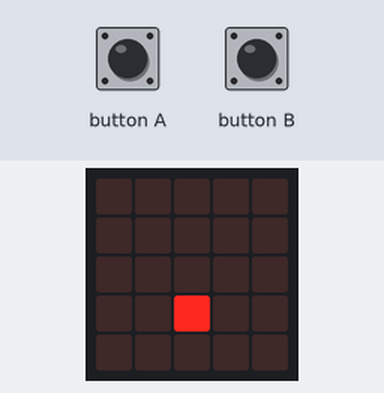
A program run on a simulated BBC micro:bit (MakeCode). On the bench: the board's 5×5 LED display. The inputs (shaded band) are chosen by the test bench. The 48×5 strip is a reading aid, not a part: it shows the text the display is scrolling, unrolled, one strip-width of it at a time.

Above: at 14.7 s.
14.8 s: button A pressed for 0.15 s
At 16.1 s:
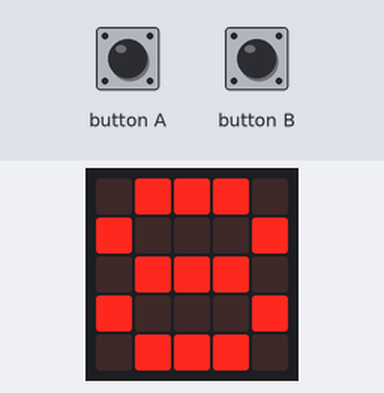
16.7 s: button B pressed for 0.15 s
19.8 s: button A pressed for 1 s
At 21.0 s:
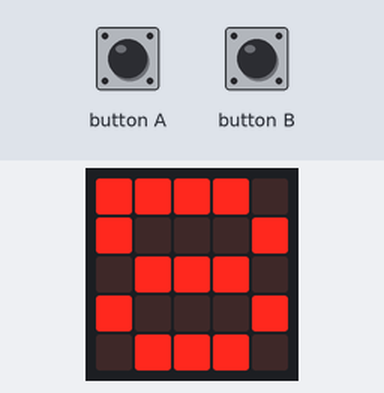
23.8 s: button A pressed for 3.2 s
At 27.9 s:
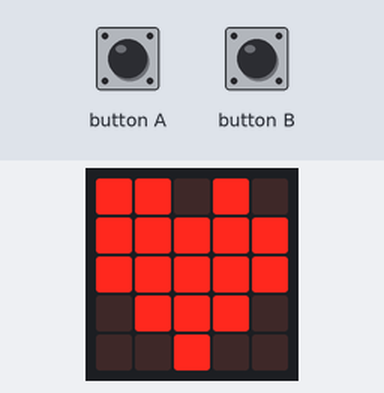
28.5 s: button B pressed for 1 s
At 29.9 s:
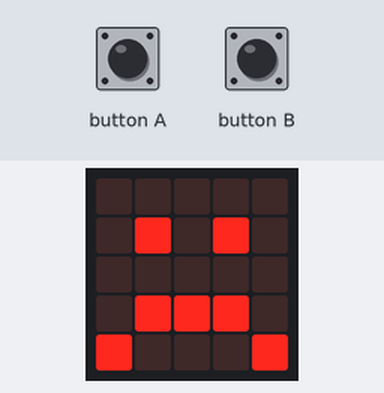

Measured:
- after the input at 14.8 s, the display: first changes at once (image 1 shows a later state)
- after the input at 16.7 s, every drawn part: stays the same
- after the input at 19.8 s, the display: changes at once (image 2)
- after the input at 23.8 s, the display: first changes at once (image 3 shows a later state)
- after the input at 28.5 s, the display: changes at once (image 4)

The program:

main.ts
```typescript
input.onButtonPressed(Button.A, function () {
    for (let i = 0; i <= 9; i++) {
        basic.showNumber(8)
    }
})
let a = "gnoumace sylla"
basic.showString(a)
led.plot(2, 3)
basic.forever(function () {
    if (input.buttonIsPressed(Button.A)) {
        images.iconImage(IconNames.Heart).showImage(0)
    } else if (input.buttonIsPressed(Button.B)) {
        images.iconImage(IconNames.Sad).showImage(0)
    }
})
basic.forever(function () {
    if (input.buttonIsPressed(Button.A)) {
        led.plot(0, 0)
    } else if (input.buttonIsPressed(Button.A)) {
        led.unplot(0, 0)
    }
})
```

test.ts
```typescript
// les tests vont ici ; cela ne sera pas compilé si ce paquet est utilisé en tant qu'extension.
```
